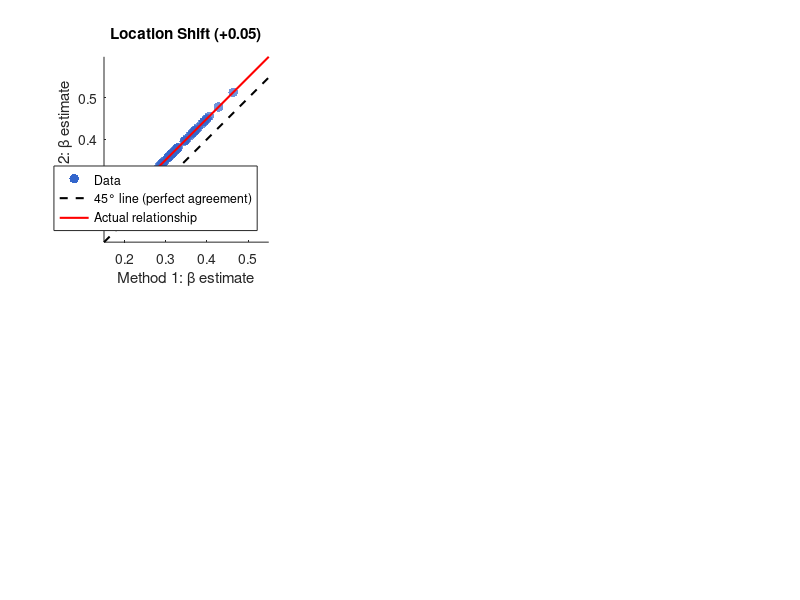

This figure's MATLAB source: (Note: this script raises an error after producing the figure.)
%% CCC vs Pearson's r Demo: Why Correlation ≠ Agreement
% For power law simulation pre-registration context
%
% Demonstrates why Lin's Concordance Correlation Coefficient (1989) is
% essential for method comparison studies. Pearson's r can be perfect
% even when methods systematically disagree.
%
% USAGE:
%   CCC_demo_correlation_vs_agreement
%
% OUTPUT:
%   Figure saved to docs/CCC_demo_correlation_vs_agreement.png
%
% Dagmar Fraser, University of Birmingham
% 2026-01-21

function CCC_demo_correlation_vs_agreement()

% Add functions path (adjust if needed)
scriptDir = fileparts(mfilename('fullpath'));
addpath(fullfile(scriptDir, '..', 'src', 'functions'));

figure('Position', [100, 100, 1400, 900], 'Color', 'w');

%% Scenario 1: Perfect correlation, location shift (constant bias)
% e.g., Two methods estimating β, one systematically reads higher
rng(42);
n = 50;
beta_true = 0.33 + randn(n,1)*0.05;  % "True" β estimates
beta_method2 = beta_true + 0.05;      % Method 2 reads 0.05 higher (systematic bias)

subplot(2,3,1);
scatter(beta_true, beta_method2, 50, [0.2 0.4 0.8], 'filled', 'MarkerFaceAlpha', 0.7);
hold on;
plot([0.15 0.55], [0.15 0.55], 'k--', 'LineWidth', 1.5);  % Identity line
plot([0.15 0.55], [0.20 0.60], 'r-', 'LineWidth', 1.5);   % Actual relationship
hold off;
xlabel('Method 1: β estimate');
ylabel('Method 2: β estimate');
title('Location Shift (+0.05)');
axis equal; xlim([0.15 0.55]); ylim([0.15 0.60]);
legend('Data', '45° line (perfect agreement)', 'Actual relationship', 'Location', 'southeast');

r1 = corr(beta_true, beta_method2);
ccc1 = linCCC_v001(beta_true, beta_method2);
text(0.17, 0.57, sprintf('r = %.3f\nCCC = %.3f', r1, ccc1.ccc), 'FontSize', 11, 'FontWeight', 'bold');

%% Scenario 2: Perfect correlation, scale shift
% e.g., One protocol consistently estimates β 20% higher
beta_method2_scale = beta_true * 1.20;  % 20% scale inflation

subplot(2,3,2);
scatter(beta_true, beta_method2_scale, 50, [0.2 0.4 0.8], 'filled', 'MarkerFaceAlpha', 0.7);
hold on;
plot([0.15 0.55], [0.15 0.55], 'k--', 'LineWidth', 1.5);
plot([0.15 0.55], [0.15 0.55]*1.2, 'r-', 'LineWidth', 1.5);
hold off;
xlabel('Method 1: β estimate');
ylabel('Method 2: β estimate');
title('Scale Shift (×1.2)');
axis equal; xlim([0.15 0.55]); ylim([0.15 0.70]);
legend('Data', '45° line', 'Actual relationship', 'Location', 'southeast');

r2 = corr(beta_true, beta_method2_scale);
ccc2 = linCCC_v001(beta_true, beta_method2_scale);
text(0.17, 0.65, sprintf('r = %.3f\nCCC = %.3f', r2, ccc2.ccc), 'FontSize', 11, 'FontWeight', 'bold');

%% Scenario 3: Both location and scale shift
% Realistic: different protocols give different β ranges
beta_method2_both = beta_true * 1.15 + 0.03;

subplot(2,3,3);
scatter(beta_true, beta_method2_both, 50, [0.2 0.4 0.8], 'filled', 'MarkerFaceAlpha', 0.7);
hold on;
plot([0.15 0.55], [0.15 0.55], 'k--', 'LineWidth', 1.5);
xfit = [0.15 0.55];
plot(xfit, xfit*1.15 + 0.03, 'r-', 'LineWidth', 1.5);
hold off;
xlabel('Method 1: β estimate');
ylabel('Method 2: β estimate');
title('Location + Scale Shift');
axis equal; xlim([0.15 0.55]); ylim([0.15 0.70]);
legend('Data', '45° line', 'Actual relationship', 'Location', 'southeast');

r3 = corr(beta_true, beta_method2_both);
ccc3 = linCCC_v001(beta_true, beta_method2_both);
text(0.17, 0.65, sprintf('r = %.3f\nCCC = %.3f', r3, ccc3.ccc), 'FontSize', 11, 'FontWeight', 'bold');

%% Scenario 4: Good agreement (what we want!)
beta_method2_good = beta_true + randn(n,1)*0.01;  % Small random error, no bias

subplot(2,3,4);
scatter(beta_true, beta_method2_good, 50, [0.2 0.7 0.3], 'filled', 'MarkerFaceAlpha', 0.7);
hold on;
plot([0.15 0.55], [0.15 0.55], 'k--', 'LineWidth', 1.5);
hold off;
xlabel('Method 1: β estimate');
ylabel('Method 2: β estimate');
title('Good Agreement (no systematic bias)');
axis equal; xlim([0.15 0.55]); ylim([0.15 0.55]);

r4 = corr(beta_true, beta_method2_good);
ccc4 = linCCC_v001(beta_true, beta_method2_good);
text(0.17, 0.52, sprintf('r = %.3f\nCCC = %.3f', r4, ccc4.ccc), 'FontSize', 11, 'FontWeight', 'bold', 'Color', [0 0.5 0]);

%% Scenario 5: Power law context - Legacy vs Vetted protocols
% Simulating what Fraser et al. 2025 found: Butterworth compresses toward 1/3
rng(123);
beta_vetted = 0.25 + randn(n,1)*0.08;  % Vetted protocol: wider spread, true variation
beta_legacy = beta_vetted * 0.4 + 0.20; % Legacy: compressed toward ~0.33

subplot(2,3,5);
scatter(beta_vetted, beta_legacy, 50, [0.8 0.3 0.2], 'filled', 'MarkerFaceAlpha', 0.7);
hold on;
plot([0.0 0.5], [0.0 0.5], 'k--', 'LineWidth', 1.5);
yline(1/3, 'b:', 'LineWidth', 1.5);
xfit = [0.0 0.5];
plot(xfit, xfit*0.4 + 0.20, 'r-', 'LineWidth', 1.5);
hold off;
xlabel('Vetted protocol: β estimate');
ylabel('Legacy protocol: β estimate');
title('Legacy vs Vetted (compression toward β=1/3)');
xlim([0.0 0.5]); ylim([0.2 0.45]);
legend('Data', '45° line', 'β = 1/3', 'Compression', 'Location', 'southeast');

r5 = corr(beta_vetted, beta_legacy);
ccc5 = linCCC_v001(beta_vetted, beta_legacy);
text(0.02, 0.43, sprintf('r = %.3f\nCCC = %.3f', r5, ccc5.ccc), 'FontSize', 11, 'FontWeight', 'bold', 'Color', [0.7 0 0]);

%% Summary bar chart
subplot(2,3,6);
scenarios = {'Location', 'Scale', 'Both', 'Good', 'Legacy/Vetted'};
r_vals = [r1, r2, r3, r4, r5];
ccc_vals = [ccc1.ccc, ccc2.ccc, ccc3.ccc, ccc4.ccc, ccc5.ccc];

x = 1:5;
b = bar(x, [r_vals; ccc_vals]', 'grouped');
b(1).FaceColor = [0.7 0.7 0.7];
b(2).FaceColor = [0.2 0.5 0.8];
set(gca, 'XTickLabel', scenarios);
ylabel('Coefficient value');
title('Pearson r vs CCC: Summary');
legend({'Pearson r', 'CCC'}, 'Location', 'southwest');
ylim([0 1.15]);
yline(1, 'k:', 'LineWidth', 1);

% Add value labels
for i = 1:5
    text(i-0.15, r_vals(i)+0.03, sprintf('%.2f', r_vals(i)), 'FontSize', 9, 'HorizontalAlignment', 'center');
    text(i+0.15, ccc_vals(i)+0.03, sprintf('%.2f', ccc_vals(i)), 'FontSize', 9, 'HorizontalAlignment', 'center', 'Color', [0 0 0.7]);
end

sgtitle('Why Correlation ≠ Agreement: The Case for Lin''s CCC', 'FontSize', 14, 'FontWeight', 'bold');

% Save figure
outputPath = fullfile(scriptDir, 'CCC_demo_correlation_vs_agreement.png');
saveas(gcf, outputPath);
fprintf('Figure saved to %s\n', outputPath);

end
